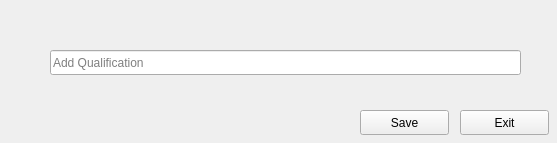
<?xml version="1.0" encoding="UTF-8"?>
<ui version="4.0">
 <class>addQualification</class>
 <widget class="QWidget" name="addQualification">
  <property name="geometry">
   <rect>
    <x>0</x>
    <y>0</y>
    <width>557</width>
    <height>143</height>
   </rect>
  </property>
  <property name="sizePolicy">
   <sizepolicy hsizetype="Fixed" vsizetype="Fixed">
    <horstretch>0</horstretch>
    <verstretch>0</verstretch>
   </sizepolicy>
  </property>
  <property name="windowTitle">
   <string>Add Qualification</string>
  </property>
  <widget class="QPushButton" name="exitbutton">
   <property name="geometry">
    <rect>
     <x>460</x>
     <y>110</y>
     <width>89</width>
     <height>25</height>
    </rect>
   </property>
   <property name="text">
    <string>Exit</string>
   </property>
  </widget>
  <widget class="QPushButton" name="savebutton">
   <property name="geometry">
    <rect>
     <x>360</x>
     <y>110</y>
     <width>89</width>
     <height>25</height>
    </rect>
   </property>
   <property name="text">
    <string>Save</string>
   </property>
  </widget>
  <widget class="QLineEdit" name="qualification">
   <property name="geometry">
    <rect>
     <x>50</x>
     <y>50</y>
     <width>471</width>
     <height>25</height>
    </rect>
   </property>
   <property name="placeholderText">
    <string>Add Qualification</string>
   </property>
  </widget>
 </widget>
 <resources/>
 <connections/>
</ui>
